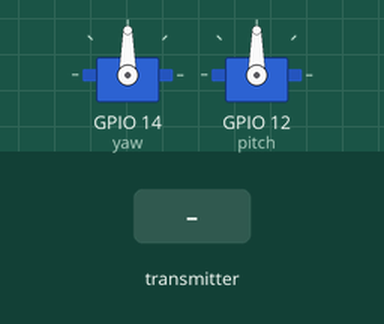
A sketch run on a simulated ESP8266 (NodeMCU). Parts: 2 × servo. The inputs (shaded band) are chosen by the test bench. What the sketch prints to the serial monitor is not drawn.

Above: at 1.2 s.
1.3 s: the transmitter starts sending x = 256
At 2.2 s:
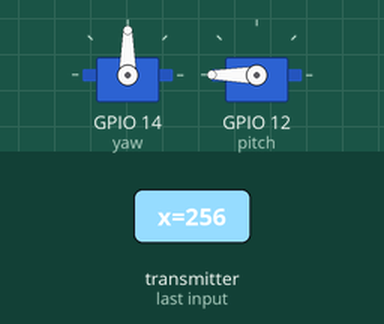
2.8 s: the transmitter starts sending y = 256
At 3.3 s:
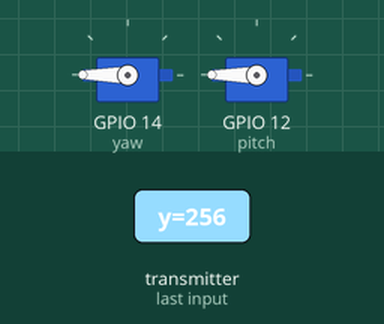
4.3 s: the transmitter starts sending x = 0
At 5.5 s:
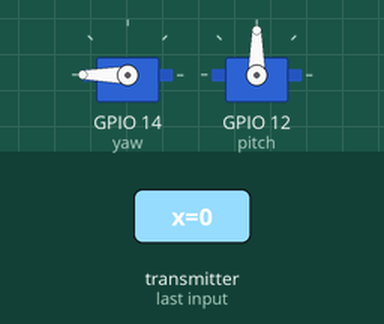
5.8 s: the transmitter starts sending y = 512
At 6.8 s:
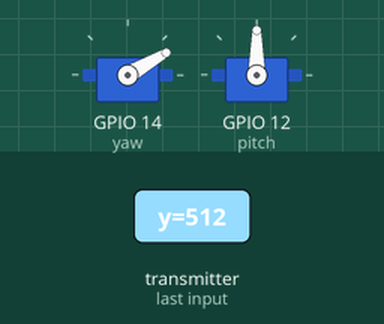
7.3 s: the transmitter starts sending x = 1023
At 7.9 s:
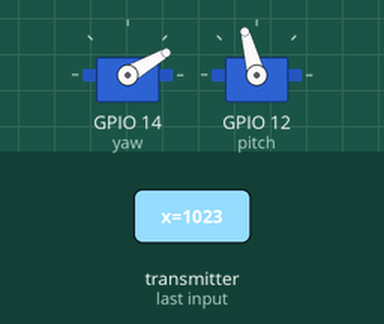
8.8 s: the transmitter starts sending y = 1023
At 9.1 s:
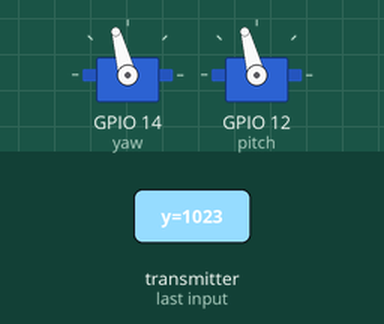
Timing chart, 0 to 11.3 s (numbered marks = the images above; inputs shaded):
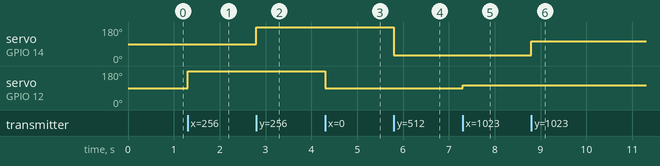

Measured:
- after the input at 1.3 s, servo on GPIO 12 (pitch): 90° → 180° at once
- after the input at 2.8 s, servo on GPIO 14 (yaw): 90° → 180° at once
- after the input at 4.3 s, servo on GPIO 12 (pitch): 180° → 90° at once
- after the input at 5.8 s, servo on GPIO 14 (yaw): 180° → 30° at once
- after the input at 7.3 s, servo on GPIO 12 (pitch): 90° → 105° at once
- after the input at 8.8 s, servo on GPIO 14 (yaw): 30° → 105° at once

The sketch:

ESP_NOW_rcvr.ino
```cpp
#include <ESP8266WiFi.h>
#include <espnow.h>
#include <Servo.h>

Servo yaw;  // create servo object to control a servo
Servo pitch;  // create servo object to control a servo
int k=0;
// Structure example to receive data
// Must match the sender structure
typedef struct test_struct {
    int x;
    int y;
} test_struct;

// Create a struct_message called myData
test_struct myData;

// Callback function that will be executed when data is received
void OnDataRecv(uint8_t * mac, uint8_t *incomingData, uint8_t len) {
  memcpy(&myData, incomingData, sizeof(myData));
//  Serial.print("Bytes received: ");
//  Serial.println(len);
  Serial.print("\n\nx: ");
 k=0;
 Serial.println(k);
 Serial.println(myData.x);
  Serial.print("Z: ");
  Serial.println(myData.y);

  Serial.print("\n\n ");
//  yaw.write(90+myData.y);
//  pitch.write(90+myData.x);
}

void setup() {
  // Initialize Serial Monitor
  Serial.begin(115200);
  yaw.attach(14);
  pitch.attach(12);

  // Set device as a Wi-Fi Station
  WiFi.mode(WIFI_STA);
  WiFi.disconnect();

  // Init ESP-NOW
  if (esp_now_init() != 0) {
    Serial.println("Error initializing ESP-NOW");
    return;
  }

  // Once ESPNow is successfully Init, we will register for recv CB to
  // get recv packer info
  esp_now_set_self_role(ESP_NOW_ROLE_SLAVE);
  esp_now_register_recv_cb(OnDataRecv);
}

void loop() {
  // Serial.println("hui");
  k++;
  if(k>0)
  {  yaw.write(90+1.5*myData.y);
 pitch.write(90+1.5*myData.x);}
Serial.println(k);}
```
